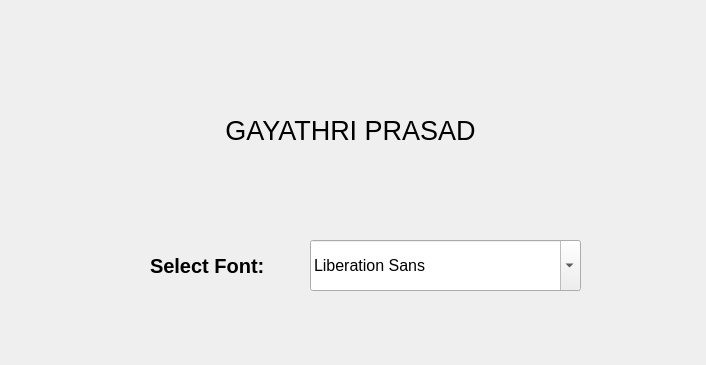
<?xml version="1.0" encoding="UTF-8"?>
<ui version="4.0">
 <class>FORM1</class>
 <widget class="QWidget" name="FORM1">
  <property name="geometry">
   <rect>
    <x>0</x>
    <y>0</y>
    <width>706</width>
    <height>365</height>
   </rect>
  </property>
  <property name="windowTitle">
   <string>Font Combobox Demo</string>
  </property>
  <widget class="QLabel" name="l1">
   <property name="geometry">
    <rect>
     <x>50</x>
     <y>80</y>
     <width>601</width>
     <height>101</height>
    </rect>
   </property>
   <property name="font">
    <font>
     <pointsize>20</pointsize>
    </font>
   </property>
   <property name="text">
    <string>GAYATHRI PRASAD</string>
   </property>
   <property name="alignment">
    <set>Qt::AlignCenter</set>
   </property>
  </widget>
  <widget class="QLabel" name="l2">
   <property name="geometry">
    <rect>
     <x>150</x>
     <y>240</y>
     <width>151</width>
     <height>51</height>
    </rect>
   </property>
   <property name="font">
    <font>
     <pointsize>15</pointsize>
     <weight>75</weight>
     <bold>true</bold>
    </font>
   </property>
   <property name="text">
    <string>Select Font:</string>
   </property>
  </widget>
  <widget class="QFontComboBox" name="fcb1">
   <property name="geometry">
    <rect>
     <x>310</x>
     <y>240</y>
     <width>271</width>
     <height>51</height>
    </rect>
   </property>
   <property name="font">
    <font>
     <pointsize>12</pointsize>
    </font>
   </property>
  </widget>
 </widget>
 <resources/>
 <connections/>
</ui>
